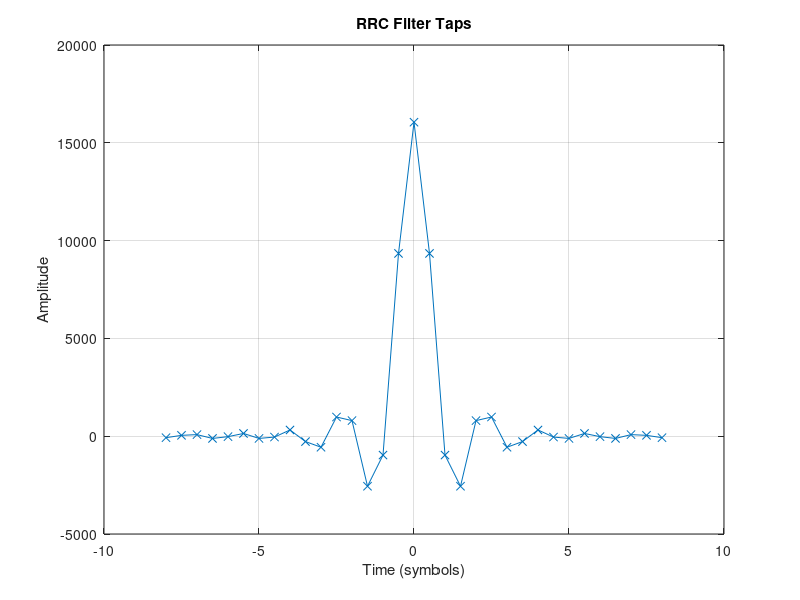
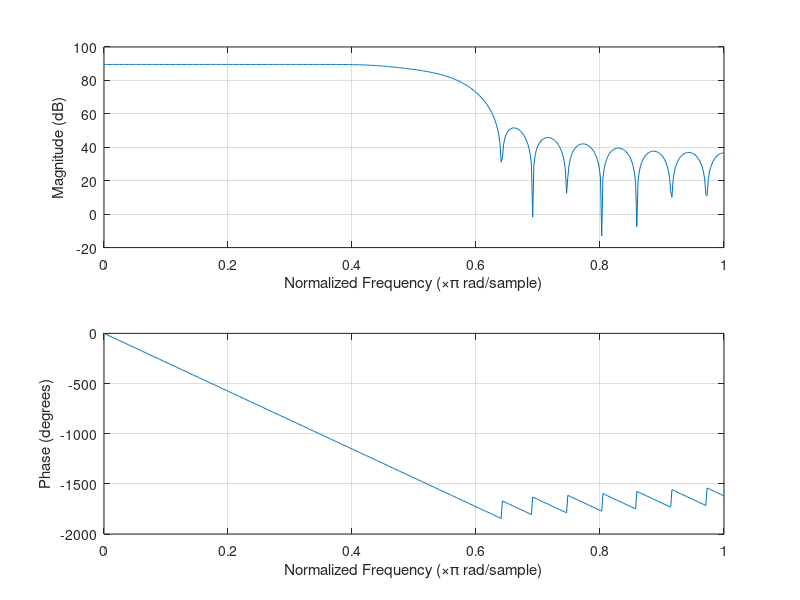

The MATLAB source for these figures, in order:
clear all; clc;

##Ts = 8.1380e-06;           %sampling rate
##Nos = 24;                  %upsampling factor
##alpha = 0.25;               %Rollback
##
##t1 = [-6*Ts:Ts/Nos:-Ts/Nos];
##t2 = [Ts/Nos:Ts/Nos:6*Ts];
##
##
##r1 = (4*alpha/(pi*sqrt(Ts)))*(cos((1+alpha)*pi*t1/Ts)+(Ts./(4*alpha*t1)).*sin((1-alpha)*pi*t1/Ts))./(1-(4*alpha*t1/Ts).^2);
##r2 = (4*alpha/(pi*sqrt(Ts)))*(cos((1+alpha)*pi*t2/Ts)+(Ts./(4*alpha*t2)).*sin((1-alpha)*pi*t2/Ts))./(1-(4*alpha*t2/Ts).^2);
##
##r = [r1 (4*alpha/(pi*sqrt(Ts))+(1-alpha)/sqrt(Ts)) r2];

Fs = 20000;  % sample rate
Rs = 10000;   % symbol rate
sps = Fs/Rs; % samples per symbol

%
% Root raised cosine pulse filter
% https://www.michael-joost.de/rrcfilter.pdf
%
r = 0.25; % bandwidth factor

ntaps = 16 * sps + 1;  % filter is 8 symbols in length
st = [-floor(ntaps/2):floor(ntaps/2)] / sps;  % symbol time
hpulse = 1/sqrt(sps) * (sin ((1-r)*pi*st) + 4*r*st.*cos((1+r)*pi*st)) ./ (pi*st.*(1-(4*r*st).^2));

% fix the removable singularities
hpulse(ceil(ntaps/2)) = 1/sqrt(sps) * (1 - r + 4*r/pi); % t = 0 singulatiry
sing_idx = find(abs(1-(4*r*st).^2) < 0.000001);
for k = [1:length(sing_idx)]
    hpulse(sing_idx) = 1/sqrt(sps) * r/sqrt(2) * ((1+2/pi)*sin(pi/(4*r))+(1-2/pi)*cos(pi/(4*r)));
    printf('Fixed the other removable singularities\n');
end

% normalize to 0 dB gain
hpulse = round(hpulse / sum(hpulse) * 30000)

for k = 1:length(hpulse)
  fprintf('%6d, ', hpulse(k))
  if mod(k, 4) == 0
    fprintf('\n')
  endif
endfor


figure(1);
plot(st, hpulse, 'x-');
xlabel("Time (symbols)");
ylabel("Amplitude");
title("RRC Filter Taps");
grid on;

figure(2)
freqz(hpulse)
